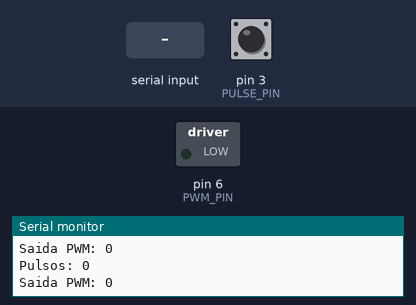
Recording of a sketch running on a simulated Arduino Uno, built with avr-gcc and run on an emulated ATmega328P. Parts: switched loads named in the sketch (green lamp = pin HIGH), the last lines printed to the serial monitor. Inputs (shaded band) come from the test bench; at power-on: pin 3 (PULSE_PIN) LOW.

Above: at 1.2 s.
1.3 s: "90,45\n" received over Serial
At 1.9 s:
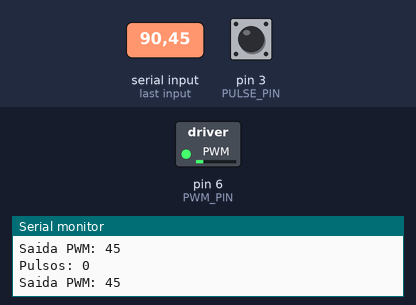
2.8 s: "30,150\n" received over Serial
At 3.1 s:
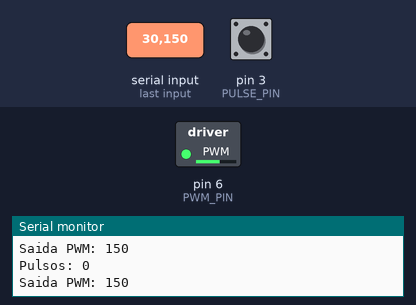
4.3 s: "90\n" received over Serial
At 5.3 s:
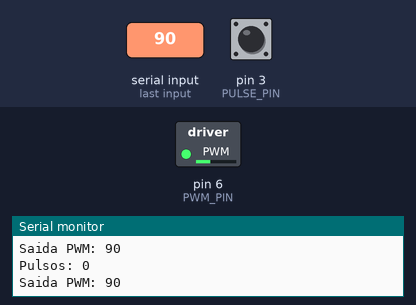
Timing chart, 0 to 7.3 s (numbered marks = the images above; inputs shaded):
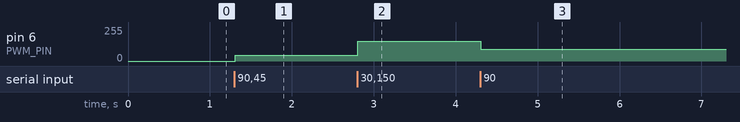

The sketch:

motorPWM.ino
```cpp
#define PWM_PIN 6
#define PULSE_PIN 3

// Os pulsos sao lidos a cada X mili segundos
// Pulses are read each X mili seconds
#define PULSE_DELAY 100

int pwmValue = 0;
int pulse = 0;

unsigned long previousMillisSec = 0;

void setup() {
  Serial.begin(9600);
  pinMode(PWM_PIN, OUTPUT);
  pinMode(PULSE_PIN, INPUT);
  attachInterrupt(1, interrupcion, RISING);

  // Frequência aproximada desejada - altere conforme necessário:
  // Desired operation frequency - change according to:
    //TCCR1B = TCCR2B & B11111000 | B00000100; // 122 Hz
    //TCCR1B = TCCR2B & B11111000 | B00000011; // 490 Hz
    //TCCR1B = TCCR2B & B11111000 | B00000010; // 3960 Hz
    TCCR1B = TCCR2B & B11111000 | B00000001; // 31372 Hz
}

void loop() {
  if (Serial.available()) {
    pwmValue = Serial.parseInt();
    while (Serial.available())
      Serial.read();

    pwmValue = constrain(pwmValue, 0, 178); // Ajustar valor máximo desejado
                                            // Adjust max value
    analogWrite(PWM_PIN, pwmValue);
  }
  if (millis() - previousMillisSec > PULSE_DELAY) {
    previousMillisSec = millis();
    noInterrupts();
    Serial.print("Pulsos: ");
    Serial.println(pulse);
    pulse = 0;
    interrupts();
    Serial.print("Saida PWM: ");
    Serial.println(pwmValue);
  }
}
void interrupcion() {
  pulse++;
}
```

Measured:
- after the input at 1.3 s, pin 6 (PWM_PIN): 0/255 → 45/255 at once
- after the input at 2.8 s, pin 6 (PWM_PIN): 45/255 → 150/255 at once
- after the input at 4.3 s, pin 6 (PWM_PIN): 150/255 → 90/255 at once
